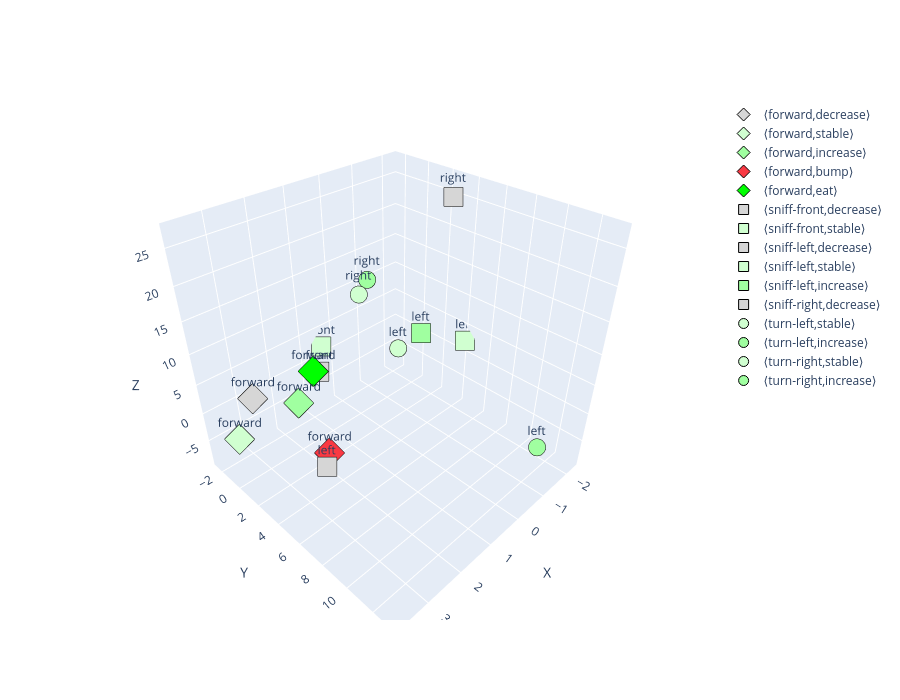

The notebook cell saved with this chart:
### Code cell
# Look if for the body model

group_axes_direction = {
    "direction_forward": df.index[df['direction'] == "front"].tolist(), 
    "direction_left": df.index[df['direction'] == "left"].tolist(), 
    "direction_right": df.index[df['direction'] == "right"].tolist(),
}
token_labels =  df['label'].tolist()
all_tokens = df.index.tolist()

# embedding_weight = model.embedding.weight
projected = project_embeddings_to_3D(model.embedding.weight, group_axes_direction)
plotly_embedding(projected, [token_labels[i] for i in all_tokens], all_tokens)

### Figure 1 — Plotly figure (JSON) as saved in the notebook; plotly's stock layout.template omitted (floating-point values rounded to 4 significant figures)
{"data": [{"marker": {"color": "#D6D6D6", "line": {"color": "black", "width": 1}, "size": 10, "symbol": "diamond"}, "mode": "markers+text", "name": "⟨forward,decrease⟩", "text": "forward", "textposition": "top center", "type": "scatter3d", "x": [2.941], "y": [-1.218], "z": [1.659]}, {"marker": {"color": "#D0FFD0", "line": {"color": "black", "width": 1}, "size": 10, "symbol": "diamond"}, "mode": "markers+text", "name": "⟨forward,stable⟩", "text": "forward", "textposition": "top center", "type": "scatter3d", "x": [3.729], "y": [0.1684], "z": [-0.8615]}, {"marker": {"color": "#A0FFA0", "line": {"color": "black", "width": 1}, "size": 10, "symbol": "diamond"}, "mode": "markers+text", "name": "⟨forward,increase⟩", "text": "forward", "textposition": "top center", "type": "scatter3d", "x": [2.044], "y": [0.1882], "z": [-0.3373]}, {"marker": {"color": "#F93943", "line": {"color": "black", "width": 1}, "size": 10, "symbol": "diamond"}, "mode": "markers+text", "name": "⟨forward,bump⟩", "text": "forward", "textposition": "top center", "type": "scatter3d", "x": [1.742], "y": [1.894], "z": [-8.649]}, {"marker": {"color": "#00FF00", "line": {"color": "black", "width": 1}, "size": 10, "symbol": "diamond"}, "mode": "markers+text", "name": "⟨forward,eat⟩", "text": "forward", "textposition": "top center", "type": "scatter3d", "x": [1.319], "y": [-0.5781], "z": [2.127]}, {"marker": {"color": "#D6D6D6", "line": {"color": "black", "width": 1}, "size": 10, "symbol": "square"}, "mode": "markers+text", "name": "⟨sniff-front,decrease⟩", "text": "front", "textposition": "top center", "type": "scatter3d", "x": [1.161], "y": [-0.4709], "z": [1.743]}, {"marker": {"color": "#D0FFD0", "line": {"color": "black", "width": 1}, "size": 10, "symbol": "square"}, "mode": "markers+text", "name": "⟨sniff-front,stable⟩", "text": "front", "textposition": "top center", "type": "scatter3d", "x": [0.4696], "y": [-2.426], "z": [2.145]}, {"marker": {"color": "#D6D6D6", "line": {"color": "black", "width": 1}, "size": 10, "symbol": "square"}, "mode": "markers+text", "name": "⟨sniff-left,decrease⟩", "text": "left", "textposition": "top center", "type": "scatter3d", "x": [2.933], "y": [5.717], "z": [-0.346]}, {"marker": {"color": "#D0FFD0", "line": {"color": "black", "width": 1}, "size": 10, "symbol": "square"}, "mode": "markers+text", "name": "⟨sniff-left,stable⟩", "text": "left", "textposition": "top center", "type": "scatter3d", "x": [-2.277], "y": [4.203], "z": [2.677]}, {"marker": {"color": "#A0FFA0", "line": {"color": "black", "width": 1}, "size": 10, "symbol": "square"}, "mode": "markers+text", "name": "⟨sniff-left,increase⟩", "text": "left", "textposition": "top center", "type": "scatter3d", "x": [-1.214], "y": [2.677], "z": [5.367]}, {"marker": {"color": "#D6D6D6", "line": {"color": "black", "width": 1}, "size": 10, "symbol": "square"}, "mode": "markers+text", "name": "⟨sniff-right,decrease⟩", "text": "right", "textposition": "top center", "type": "scatter3d", "x": [-1.506], "y": [4.164], "z": [26.96]}, {"marker": {"color": "#D0FFD0", "line": {"color": "black", "width": 1}, "size": 10, "symbol": "circle"}, "mode": "markers+text", "name": "⟨turn-left,stable⟩", "text": "left", "textposition": "top center", "type": "scatter3d", "x": [-0.5319], "y": [2.327], "z": [4.126]}, {"marker": {"color": "#A0FFA0", "line": {"color": "black", "width": 1}, "size": 10, "symbol": "circle"}, "mode": "markers+text", "name": "⟨turn-left,increase⟩", "text": "left", "textposition": "top center", "type": "scatter3d", "x": [-0.655], "y": [13.12], "z": [0.1027]}, {"marker": {"color": "#D0FFD0", "line": {"color": "black", "width": 1}, "size": 10, "symbol": "circle"}, "mode": "markers+text", "name": "⟨turn-right,stable⟩", "text": "right", "textposition": "top center", "type": "scatter3d", "x": [0.656], "y": [2.177], "z": [15.88]}, {"marker": {"color": "#A0FFA0", "line": {"color": "black", "width": 1}, "size": 10, "symbol": "circle"}, "mode": "markers+text", "name": "⟨turn-right,increase⟩", "text": "right", "textposition": "top center", "type": "scatter3d", "x": [-0.08135], "y": [0.8146], "z": [15.24]}], "layout": {"height": 700, "scene": {"xaxis": {"title": {"text": "X"}}, "yaxis": {"title": {"text": "Y"}}, "zaxis": {"title": {"text": "Z"}}}, "width": 900}}
